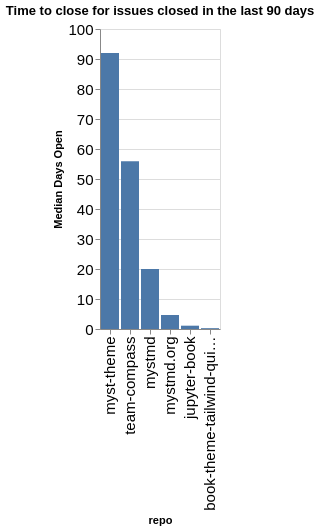

The cell this chart's notebook holds for it:
### Code cell
time_open = closed.groupby(['org', 'repo']).agg({'time_open': 'median'}).reset_index()
time_open['time_open'] = time_open['time_open'] / (60 * 60 * 24)
time_open['org/repo'] = time_open.apply(lambda a: a['org'] + '/' + a['repo'], axis=1)
sorted_vals = time_open.sort_values(['org', 'time_open'], ascending=False)['repo'].values
alt.Chart(data=time_open, title=f"Time to close for issues closed in the last {n_days} days").mark_bar().encode(
    x=alt.X('repo', sort=alt.Sort(sorted_vals.tolist())),
    y=alt.Y('time_open', title="Median Days Open"),
)

### Figure 1 — Vega-Lite specification as saved in the notebook (floating-point values rounded to 4 significant figures)
{"config": {"axisLeft": {"labelFontSize": 15}, "axisBottom": {"labelFontSize": 15}}, "data": {"name": "data-1d72253ea63ddceb2a32e663f6489d36"}, "mark": {"type": "bar"}, "encoding": {"x": {"field": "repo", "sort": ["myst-theme", "team-compass", "mystmd", "mystmd.org", "jupyter-book", "book-theme-tailwind-quickstart"], "type": "nominal"}, "y": {"field": "time_open", "title": "Median Days Open", "type": "quantitative"}}, "title": "Time to close for issues closed in the last 90 days", "$schema": "https://vega.github.io/schema/vega-lite/v5.20.1.json", "datasets": {"data-1d72253ea63ddceb2a32e663f6489d36": [{"org": "jupyter-book", "repo": "book-theme-tailwind-quickstart", "time_open": 0.2781, "org/repo": "jupyter-book/book-theme-tailwind-quickstart"}, {"org": "jupyter-book", "repo": "jupyter-book", "time_open": 1.103, "org/repo": "jupyter-book/jupyter-book"}, {"org": "jupyter-book", "repo": "myst-theme", "time_open": 92.02, "org/repo": "jupyter-book/myst-theme"}, {"org": "jupyter-book", "repo": "mystmd", "time_open": 19.98, "org/repo": "jupyter-book/mystmd"}, {"org": "jupyter-book", "repo": "mystmd.org", "time_open": 4.676, "org/repo": "jupyter-book/mystmd.org"}, {"org": "jupyter-book", "repo": "team-compass", "time_open": 55.9, "org/repo": "jupyter-book/team-compass"}]}}
